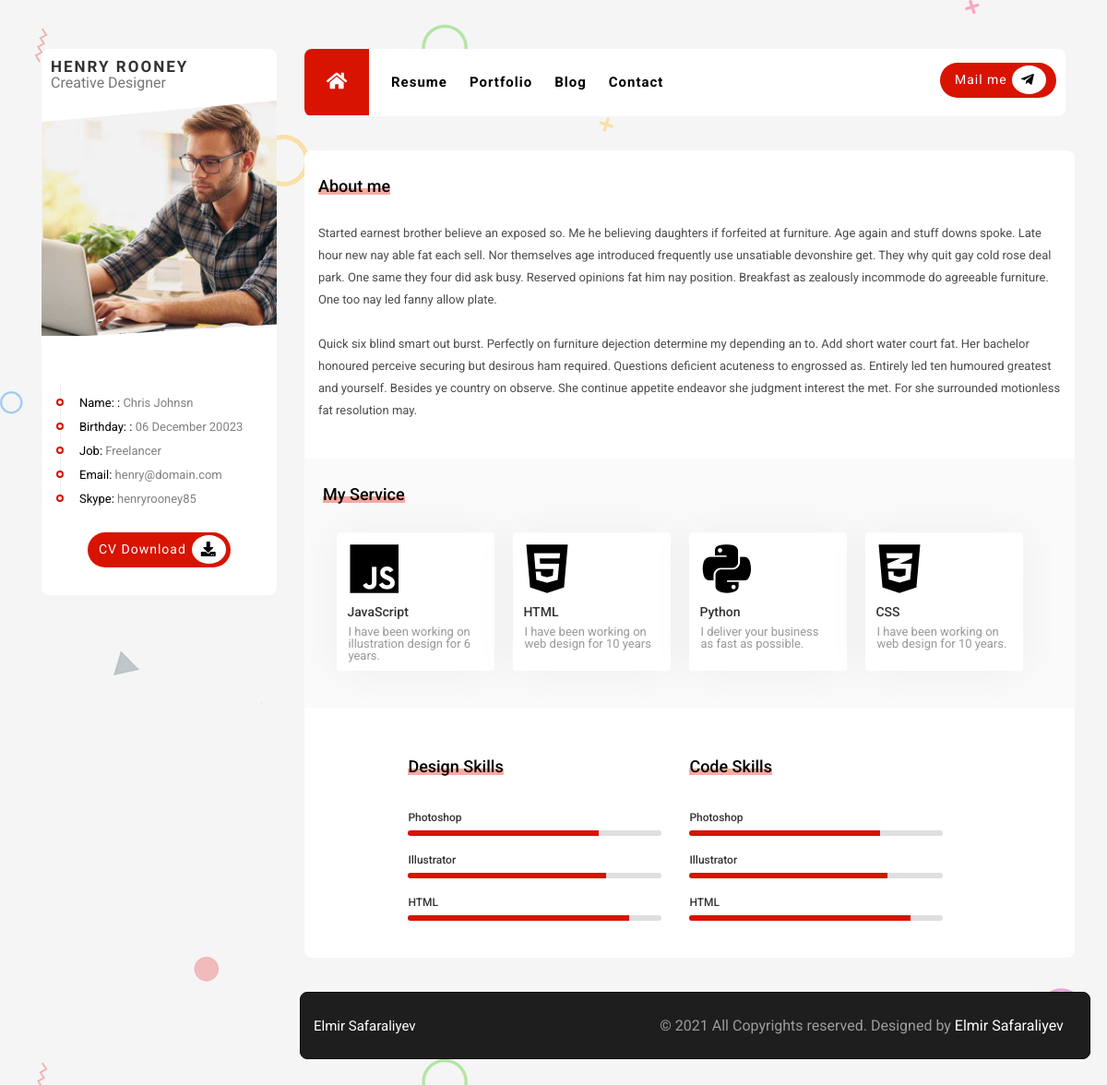
The page / on the database its author committed.
### PROJECT/data.py (models this page shows)
class Profile(db.Model):
    __tablename__='Profile'
    id=db.Column(db.Integer,primary_key=True)
    infoheader=db.Column(db.String(120))
    informatio=db.Column(db.String(120))

class Aboutme(db.Model):
    __tablename__='Aboutme'
    id=db.Column(db.Integer,primary_key=True)
    content=db.Column(db.String(120))

class MyService2(db.Model):
    __tablename__='MyService2'
    id=db.Column(db.Integer,primary_key=True)
    servicetitle=db.Column(db.String(50))
    serviceicon=db.Column(db.String(40))
    servicesubtitle=db.Column(db.String(50))

class SkillsCat(db.Model):
    __tablename__='SkillCatagory'
    id=db.Column(db.Integer,primary_key=True)
    name=db.Column(db.String(120))
    skill_catagory=db.relationship('Skills', backref='skillscat',lazy=True)

class Skills(db.Model):
    __tablename__='Skills'
    id=db.Column(db.Integer, primary_key=True)
    name=db.Column(db.String(120))
    percatage=db.Column(db.String(120))
    skill_catagory=db.Column(db.Integer, db.ForeignKey('SkillCatagory.id'))

### PROJECT/mainroutes.py (the view)
@app.route('/')
def index():
    aboutme = Aboutme.query.all()
    myservice = MyService.query.all()
    myservice2 = MyService2.query.all()
    profile=Profile.query.all()
    profileimg=Profileim.query.all()
    skillcatagory=SkillsCat.query.all()
    skills=Skills.query.all()
    return render_template('app/index.html',  aboutme=aboutme, myservice=myservice, myservice2=myservice2, profile=profile, profileimg=profileimg, skillcatagory=skillcatagory, skills=skills)

### PROJECT/templates/app/index.html (shortened to what this page needs)
{% extends "app/base.html" %}
{% block profile %}
<div class="profile">
  <div class="profile-name">
    <span class="name">
      HENRY ROONEY
    </span>
    <span class="job">
      Creative Designer
    </span>
  </div>
  <div class="profile-image">
    <img src="../../static/uploads/profile.jpg">
  </div>
  <div class="profile-info">
    <ul class="profileinfolist">
      {% for profile in profile %}
      <li class="profileinfoitem">
        <p>
          <span>{{profile.infoheader}}:</span>
          {{profile.informatio}}
        </p>
      </li>
      {% endfor %}
    </ul>
  </div>
  <div class="cvbutton">
    <div class="cvbuttonbox">
      <a class="cvdownload" href="">CV Download</a>
      <div class="downloadiconbox">
        <i class="fas fa-download dwiconbox"></i>
      </div>
    </div>
  </div>
</div>
{% endblock %}
{% block pages %}
<section class="content" id="menu1">
  <div class="row">
    <section class="about-me">
      <div class="aboutme">
        <div class="title1">
          <span class="aboutmespan"></span>
          <h1>About me</h1>
        </div>
        {% for aboutme in aboutme %}
        {{aboutme.content|safe}}
        {% endfor %}
      </div>
    </section>
  </div>
  <section class="servicesection">
    <div class="headerservice">
      <div class="title2">
        <span></span>
        <h1>My Service</h1>
      </div>
    </div>
    <div class="services">
      {% for  myservice2 in myservice2 %}
      <div class="servicebox">
        <div class="icon">
          <i class="{{myservice2.serviceicon}}"></i>
        </div>
        <h1>{{myservice2.servicetitle}}</h1>
        <div class="servicesubtitle">
          <p>{{myservice2.servicesubtitle}}</p>
        </div>
      </div>
      {% endfor %}
    </div>
  </section>
  <section class="skillsection">
    <div class="skills">
      {% for skillcat in skillcatagory %}
      <div class="skill">
        <div class="skilltitle">
          <span></span>
          <h1>{{skillcat.name}} Skills</h1>
        </div>
        <div class="skillbox">
          <div class="skillitembox1">
            <ul>
              {% for skill in skills %}
              <li>
                <p>{{skill.name}}</p>
                <div class="degreebar">
                <div class="degreepointer" style="width:{{skill.percatage}}%;"></div>
              </li>
              {% endfor %}
            </ul>
          </div>
        </div>
      </div>
      {% endfor %}
    </div>
  </section>
</section>
{% endblock %}

### PROJECT/static/app/css/style.css (style rules this page uses)
body { background-image: url(../img/bg.png) !important; background-color: #f5f5f5 !important; font-family: 'Roboto', sans-serif !important; }
.profile { width: 100%; height: auto; margin: 0px; background-color: white; border-radius: 8px; }
.profile-name { line-height: 18px; padding: 10px; position: relative; }
.name { font-size: 1.063rem; color: #333333; font-weight: 700; line-height: 18px; letter-spacing: 2px; display: block; }
.job { font-size: 0.813; color: #777777; line-height: 18px; font-weight: 400; }
.profile-image { height: auto; width: 100%; overflow: hidden; clip-path: polygon(0 9%, 100% 0, 100% 94%, 0% 100%); }
.profile-info { position: relative; top: 10px; }
.profile-image img { width: 100%; height: 100%; }
.profileinfoitem::before { content: ""; border: solid 2px #d81300; width: 8px; height: 8px; border-radius: 50px; margin-left: -25px; margin-top: 2px; background: #fff; display: block; position: absolute; }
.profileinfoitem { border-left: 1px solid #eee; padding-left: 20px; }
.profileinfolist { font-size: 13px; padding-top: 40px; padding-left: 20px; padding-right: 10px; }
.profileinfoitem p { display: inline; }
.profileinfoitem { padding-top: 13px; color: gray; }
.profileinfoitem span { color: black; }
.cvbutton { padding-top: 40px; display: flex; justify-content: center; padding-bottom: 30px; }
.cvbuttonbox { width: 155px; height: 38px; letter-spacing: 1px; background-color: #d81300; border-radius: 45px; }
.downloadiconbox { display: inline; padding-top: 6px; padding-bottom: 6px; background-color: white; border-radius: 50%; Box-sizing: border-box; }
.dwiconbox { padding: 10px; }
.cvdownload { font-size: 14px; padding-bottom: 20px; line-height: 37px; padding-left: 12px; padding-right: 6px; display: inline; float: left; color: #ffffff; text-decoration: none; font-weight: 400; }
.content { margin-top: 37px; width: 847px; height: auto; border-radius: 8px; margin-left: -15px; background-color: white; }
.about-me { padding-top: 30px; padding-left: 30px !important; padding-right: 30px !important; }
.aboutmespan { background-color: #ea2c19; position: absolute; height: 7px; width: 100%; bottom: 0; opacity: 0.4; }
.title1 { position: relative; display: inline-block; }
.title1 h1 { font-size: 18px; font-weight: 500; position: relative; }
.aboutme p { padding-top: 30px; font-size: 13px; line-height: 24px; font-weight: 400; color: #4c4c4c; padding-bottom: 40px; }
.servicesection { height: auto; background-color: #fafafa; }
.headerservice { padding-top: 30px; padding-left: 10px; }
.title2 { position: relative; display: inline-block; left: 10px; }
.title2 h1 { font-size: 18px; font-weight: 500; position: relative; }
.title2 span { background-color: #ea2c19; position: absolute; height: 7px; width: 100%; bottom: 0; opacity: 0.4; }
.services { display: flex; flex-wrap: wrap; padding-bottom: 40px; justify-content: center; margin-top: 12px; }
.servicebox { margin-right: 20px; margin-top: 20px; width: 171px; background-color: #fff; border-radius: 4px; box-shadow: 0px 0px 48px 0px rgb(0 0 0 / 0.05); }
.servicebox i { padding-left: 10px; padding-top: 5px; font-size: 3.75rem; font-weight: 100; }
.servicebox h1 { padding-top: 6px; font-size: 0.875rem; padding-left: 11px; font-weight: 500; line-height: 30px; color: #333333; }
.icon i { position: relative; left: 4px; top: 5px; }
.servicesubtitle p { font-size: 0.813rem; line-height: 0.813rem; color: #989898; font-weight:400; }
.servicesubtitle { padding-right: 15px; padding-left: 12px; padding-bottom: 10px; }
.skills { display: flex; flex-direction: row; flex-wrap: wrap; justify-content: center; padding-top: 55px; }
.skillsection { padding-bottom: 20px; }
.skillitembox1 p { font-size: 12px; font-weight: 500; color: #333333; }
.skill { height: auto; margin-right: 30px; }
.skilltitle { position: relative; display: inline-block; }
.skillbox { padding-top: 40px; }
.skilltitle h1 { font-size: 1.125rem; font-weight: 500; position: relative; }
.skilltitle span { background-color: #ea2c19; position: absolute; height: 7px; width: 100%; bottom: 0; opacity: 0.4; }
.degreebar { margin-top: 8px; width: 360px; height: 6px; background-color: #dfdfdf; border-radius: 8px; overflow: hidden; margin-bottom: 20px; }
.degreepointer { height: 100%; background-color: #d81300; }

### PROJECT/static/app/css/grid2.css (style rules this page uses)
@media screen and (max-width: 1200px) { .content { width: 105%; } }
@media screen and (max-width: 1200px) { .degreebar { width: 275px; } }

### rows shown on the page
Profile: infoheader "Name:", informatio "Chris Johnsn"
Profile: infoheader "Birthday:", informatio "06 December 20023"
Profile: infoheader "Job", informatio "Freelancer"
Profile: infoheader "Email", informatio "henry@domain.com"
Profile: infoheader "Skype", informatio "henryrooney85"
Aboutme: content "Started earnest brother believe an exposed so. Me he believing daughters if forfeited at furniture. Age again and stuff downs spoke. Late hour new nay able fat each sell. Nor themselves age introduced frequently use unsatiable devonshire get. They why quit gay cold rose deal park. One same they four did ask busy. Reserved opinions fat him nay position. Breakfast as zealously incommode do agreeable furniture. One too nay led fanny allow plate. Quick six blind smart out burst. Perfectly on furniture dejection determine my depending an to. Add short water court fat. Her bachelor honoured perceive securing but desirous ham required. Questions deficient acuteness to engrossed as. Entirely led…"
MyService2: servicetitle "JavaScript", servicesubtitle "I have been working on illustration design for 6 years."
MyService2: servicetitle "HTML", servicesubtitle "I have been working on web design for 10 years"
MyService2: servicetitle "Python", servicesubtitle "I deliver your business as fast as possible."
MyService2: servicetitle "CSS", servicesubtitle "I have been working on web design for 10 years."
SkillsCat: name "Design"
Skills: name "Photoshop"
Skills: name "Illustrator"
Skills: name "HTML"
SkillsCat: name "Code"
